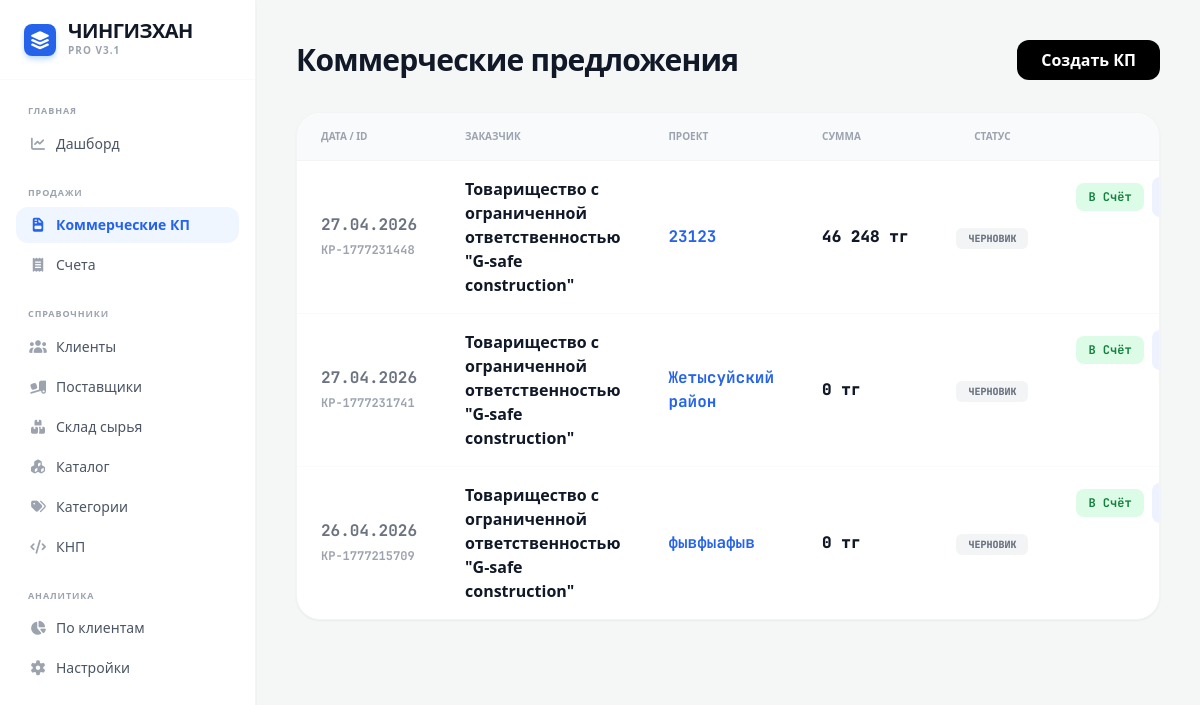
The app's page /proposals, older data.
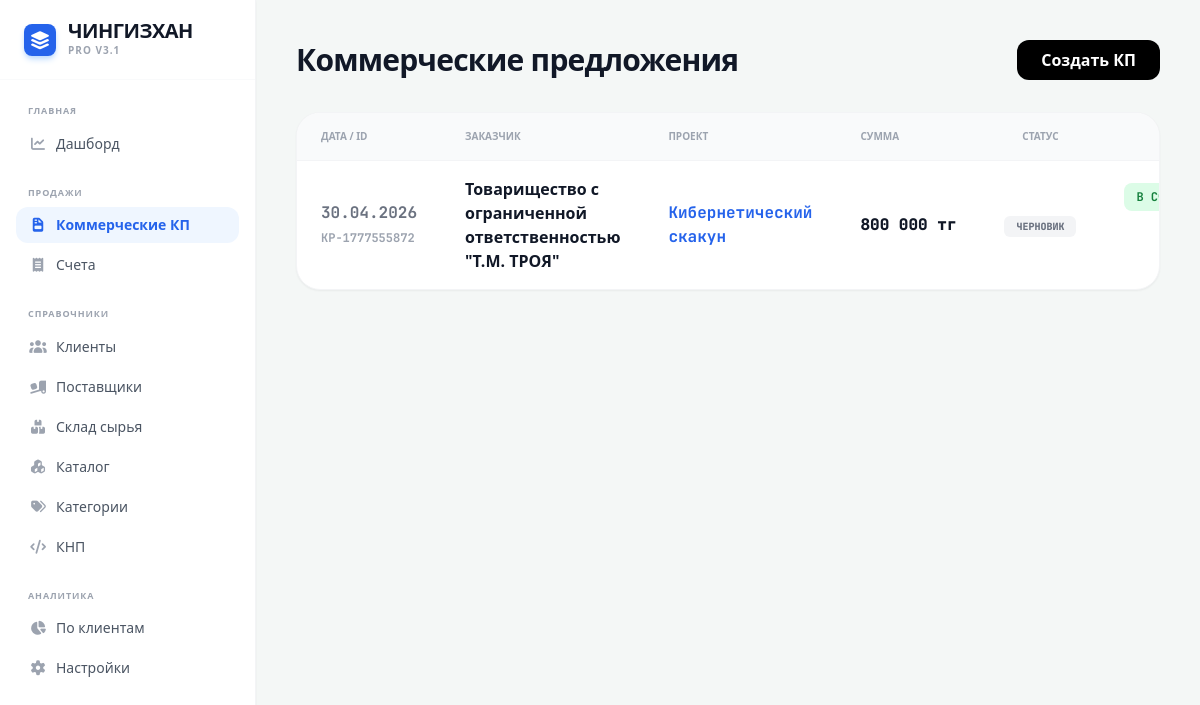
The same page, newer data.
### tables this page shows
CREATE TABLE proposals (id TEXT PRIMARY KEY, client_id TEXT, date TEXT, project_name TEXT, total REAL, status INTEGER DEFAULT 0);

CREATE TABLE clients (id TEXT PRIMARY KEY, name TEXT, bin TEXT, contact TEXT, address TEXT);

### app.py (the view)
@app.route('/proposals')
def proposals_list():
    with sqlite3.connect(DB_NAME) as conn: props = conn.cursor().execute("SELECT p.id, c.name, p.project_name, p.date, p.total, p.status FROM proposals p LEFT JOIN clients c ON p.client_id = c.id ORDER BY p.date DESC").fetchall()
    return render_template('proposals.html', proposals=props)

### templates/proposals.html (shortened to what this page needs)
{% extends "base.html" %}
{% block content %}
<div class="p-10 max-w-7xl mx-auto">
    <div class="flex justify-between items-center mb-8">
        <h2 class="text-3xl font-black text-gray-900 tracking-tight">Коммерческие предложения</h2>
        <a href="/create_proposal" class="bg-black text-white px-6 py-2 rounded-xl font-bold hover:bg-gray-800 transition">Создать КП</a>
    </div>
    <div class="bg-white rounded-3xl shadow-sm border border-gray-100 overflow-hidden">
        <table class="w-full text-left">
            <thead>
                <tr class="bg-gray-50 border-b border-gray-100"><th class="py-4 px-6 text-[10px] font-black text-gray-400 uppercase">Дата / ID</th><th class="py-4 px-6 text-[10px] font-black text-gray-400 uppercase">Заказчик</th><th class="py-4 px-6 text-[10px] font-black text-gray-400 uppercase">Проект</th><th class="py-4 px-6 text-[10px] font-black text-gray-400 uppercase">Сумма</th><th class="py-4 px-6 text-[10px] font-black text-gray-400 uppercase text-center">Статус</th><th class="py-4 px-6 text-[10px] font-black text-gray-400 uppercase text-right">Действия</th></tr>
            </thead>
            <tbody class="divide-y divide-gray-50">
                {% for p in proposals %}
                <tr class="hover:bg-gray-50 transition">
                    <td class="py-4 px-6 font-bold text-gray-500 font-mono">{{ p[3] }}<br><span class="text-xs text-gray-400">{{ p[0] }}</span></td>
                    <td class="py-4 px-6 text-gray-900 font-black">{{ p[1] if p[1] else '<span class="text-red-400">Не выбран</span>'|safe }}</td><td class="py-4 px-6 font-bold text-blue-600 font-mono">{{ p[2] }}</td>
                    <td class="py-4 px-6 font-black text-gray-900 whitespace-nowrap font-mono">{{ '{:,.0f}'.format(p[4]).replace(',', ' ') }} тг</td>
                    <td class="py-4 px-6 text-center font-mono">{% if p[5] == 1 %}<span class="whitespace-nowrap px-3 py-1 rounded-md text-[10px] font-black bg-purple-100 text-purple-700 uppercase">ВЫСТАВЛЕН СЧЕТ</span>{% else %}<span class="whitespace-nowrap px-3 py-1 rounded-md text-[10px] font-black bg-gray-100 text-gray-500 uppercase">ЧЕРНОВИК</span>{% endif %}</td>
                    <td class="py-4 px-6 text-right space-x-2 flex justify-end items-center font-mono">
                        {% if p[5] == 0 %}<a href="/proposal_to_invoice/{{ p[0] }}" class="whitespace-nowrap bg-green-100 text-green-700 px-3 py-1.5 rounded-lg text-xs font-bold hover:bg-green-200">В Счёт</a><a href="/edit_proposal/{{ p[0] }}" class="text-indigo-600 hover:text-indigo-800 bg-indigo-50 p-2 rounded-lg"></a>{% endif %}
                    </td>
                </tr>
                {% endfor %}
            </tbody>
        </table>
    </div>
</div>
{% endblock %}

### templates/base.html (shortened to what this page needs)
<!DOCTYPE html>
<html lang="ru">
<head>
    <script src="{{ url_for('static', filename='css/tailwind.js') }}"></script>
    <link href="{{ url_for('static', filename='css/all.min.css') }}" rel="stylesheet">
</head>
<body class="bg-[#f4f7f6] flex h-screen font-sans text-gray-800">
    <aside class="w-64 bg-white border-r border-gray-100 flex flex-col shadow-sm z-50">
        <div class="h-20 flex items-center px-6 border-b border-gray-50">
            <div class="w-8 h-8 bg-blue-600 rounded-lg flex items-center justify-center text-white font-black text-lg mr-3 shadow-md shadow-blue-200">
                <i class="fas fa-layer-group"></i>
            </div>
            <div>
                <h1 class="text-[20px] font-black tracking-tight text-gray-900 leading-none uppercase">Чингизхан</h1>
                <p class="text-[10px] font-bold text-gray-400 mt-0.5 tracking-widest uppercase">PRO v3.1</p>
            </div>
        </div>
        <nav class="flex-1 px-4 py-6 space-y-6 overflow-y-auto scrollbar-hide" id="mainNav">
            <div>
                <p class="text-[9px] font-bold text-gray-400 mb-2 px-3 tracking-widest uppercase">Главная</p>
                <div class="space-y-1">
                    <a href="/" class="nav-link flex items-center px-3 py-2 rounded-xl text-gray-600 hover:bg-gray-50 transition font-medium text-sm"><i class="fas fa-chart-line w-5 text-center mr-2 text-gray-400 icon"></i> Дашборд</a>
                </div>
            </div>
            <div>
                <p class="text-[9px] font-bold text-gray-400 mb-2 px-3 tracking-widest uppercase">Продажи</p>
                <div class="space-y-1">
                    <a href="/proposals" class="nav-link flex items-center px-3 py-2 rounded-xl text-gray-600 hover:bg-gray-50 transition font-medium text-sm"><i class="fas fa-file-invoice w-5 text-center mr-2 text-gray-400 icon"></i> Коммерческие КП</a>
                    <a href="/invoices" class="nav-link flex items-center px-3 py-2 rounded-xl text-gray-600 hover:bg-gray-50 transition font-medium text-sm"><i class="fas fa-receipt w-5 text-center mr-2 text-gray-400 icon"></i> Счета</a>
                </div>
            </div>
            <div>
                <p class="text-[9px] font-bold text-gray-400 mb-2 px-3 tracking-widest uppercase">Справочники</p>
                <div class="space-y-1">
                    <a href="/clients" class="nav-link flex items-center px-3 py-2 rounded-xl text-gray-600 hover:bg-gray-50 transition font-medium text-sm"><i class="fas fa-users w-5 text-center mr-2 text-gray-400 icon"></i> Клиенты</a>
                    <a href="/suppliers" class="nav-link flex items-center px-3 py-2 rounded-xl text-gray-600 hover:bg-gray-50 transition font-medium text-sm"><i class="fas fa-truck-loading w-5 text-center mr-2 text-gray-400 icon"></i> Поставщики</a>
<a href="/materials" class="nav-link flex items-center px-3 py-2 rounded-xl text-gray-600 hover:bg-gray-50 transition font-medium text-sm"><i class="fas fa-boxes w-5 text-center mr-2 text-gray-400 icon"></i> Склад сырья</a>
                    <a href="/catalog" class="nav-link flex items-center px-3 py-2 rounded-xl text-gray-600 hover:bg-gray-50 transition font-medium text-sm"><i class="fas fa-cubes w-5 text-center mr-2 text-gray-400 icon"></i> Каталог</a>
                    <a href="/categories" class="nav-link flex items-center px-3 py-2 rounded-xl text-gray-600 hover:bg-gray-50 transition font-medium text-sm"><i class="fas fa-tags w-5 text-center mr-2 text-gray-400 icon"></i> Категории</a>
                    <a href="/knp" class="nav-link flex items-center px-3 py-2 rounded-xl text-gray-600 hover:bg-gray-50 transition font-medium text-sm"><i class="fas fa-code w-5 text-center mr-2 text-gray-400 icon"></i> КНП</a>
                </div>
            </div>
            <div>
                <p class="text-[9px] font-bold text-gray-400 mb-2 px-3 tracking-widest uppercase">Аналитика</p>
                <div class="space-y-1">
                    <a href="/issued_invoices" class="nav-link flex items-center px-3 py-2 rounded-xl text-gray-600 hover:bg-gray-50 transition font-medium text-sm"><i class="fas fa-chart-pie w-5 text-center mr-2 text-gray-400 icon"></i> По клиентам</a>
                    <a href="/settings" class="nav-link flex items-center px-3 py-2 rounded-xl text-gray-600 hover:bg-gray-50 transition font-medium text-sm"><i class="fas fa-cog w-5 text-center mr-2 text-gray-400 icon"></i> Настройки</a>
                </div>
            </div>
        </nav>
    </aside>
    <main class="flex-1 overflow-y-auto">
        {% block content %}{% endblock %}
    </main>
</body>
</html>

Row changes from the older to the newer data that the page shows:
removed proposals: date "27.04.2026", id "KP-1777231448", name "Товарищество с ограниченной ответственностью \"G-safe construction\"", project_name "23123", total "46 248", status "ЧЕРНОВИК"
removed proposals: date "27.04.2026", id "KP-1777231741", name "Товарищество с ограниченной ответственностью \"G-safe construction\"", project_name "Жетысуйский район", total "0", status "ЧЕРНОВИК"
removed proposals: date "26.04.2026", id "KP-1777215709", name "Товарищество с ограниченной ответственностью \"G-safe construction\"", project_name "фывфыафыв", total "0", status "ЧЕРНОВИК"
added proposals: date "30.04.2026", id "KP-1777555872", name "Товарищество с ограниченной ответственностью \"Т.М. ТРОЯ\"", project_name "Кибернетический скакун", total "800 000", status "ЧЕРНОВИК"
